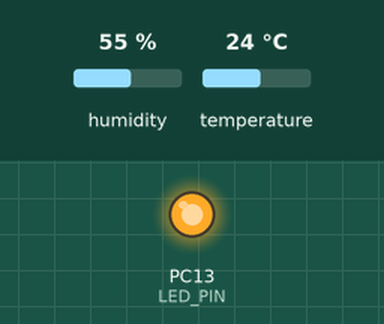
This sketch was run on a simulated STM32 Blue Pill. On the bench: output pins drawn as LEDs (lit = HIGH). The inputs (shaded band) are chosen by the test bench; at power-on: humidity 55 %, temperature 24 °C.

Above: at 6.0 s.
6.1 s: humidity set to 49 %
10.7 s: humidity set to 68 %
At 11.4 s:
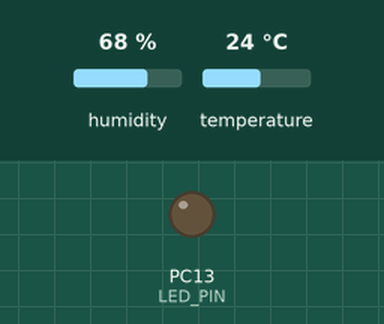
Timing chart, 0 to 24.8 s (numbered marks = the images above; inputs shaded):
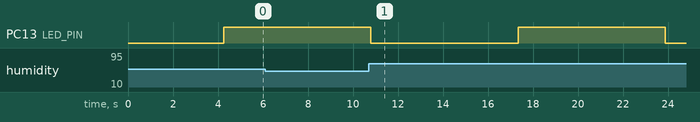

Measured:
- after the input at 6.1 s, every drawn part: stays the same
- after the input at 10.7 s, PC13 (LED_PIN): HIGH → LOW after 0.09 s, → HIGH 6.5 s later, → LOW 6.5 s later

The sketch:

dht.ino
```cpp
#include <DHT.h>

#define SerialMon Serial2

void getTemperature(void);
void getHumidity(void);


#define DHT_PIN PB0
#define LED_PIN PC13

#define DHTTYPE DHT11
HardwareSerial Serial2(PA10, PA9);

DHT dht(DHT_PIN, DHTTYPE);
char buffer[100];
void setup()
{
  SerialMon.begin(115200);
  delay(100);
  while (!SerialMon)
  {
    ;
  }

  pinMode(LED_PIN, OUTPUT);
  pinMode(DHT_PIN, INPUT);
  delay(100);
  dht.begin();
}

void loop()
{

  getTemperature();
  getHumidity();
  delay(1500);
}


void getHumidity(void)
{
  delay(2000);
  float humidity = dht.readHumidity();
  dtostrf(humidity, 3, 2, buffer);
  SerialMon.print("Humidity: ");
  SerialMon.println(buffer);
  if(humidity > 50)
  {
      digitalWrite(LED_PIN, !(digitalRead(LED_PIN)));
      delay(1000);
  }
}

void getTemperature(void)
{
  delay(2000);
  float temperature = dht.readTemperature();
  dtostrf(temperature, 3, 2, buffer);
  SerialMon.print("Temperature: ");
  SerialMon.println(buffer);
}
```
